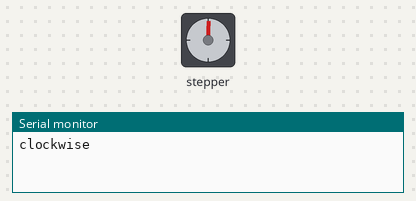
Bench run of a sketch on a simulated Arduino Uno, built with avr-gcc and run on an emulated ATmega328P. On the bench: stepper motor, the last lines printed to the serial monitor. Stepper angles assume 100 steps per turn.

Above: at 0.05 s.
At 2.7 s:
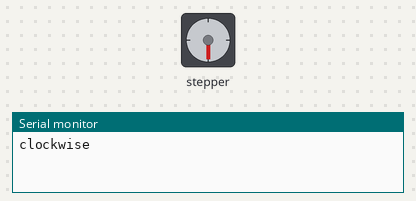
At 5.4 s:
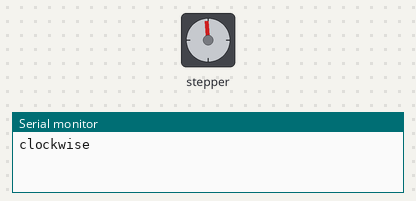
At 11.1 s:
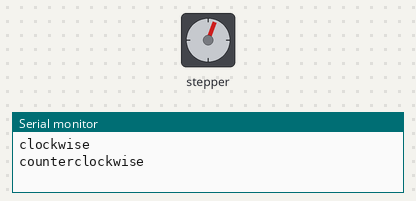
Timing chart, 0 to 15.5 s (numbered marks = the images above):
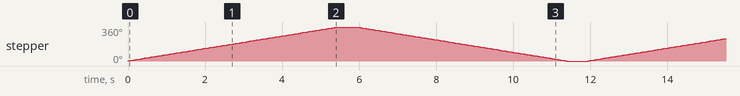

Measured:
- by itself, stepper: turns 360° clockwise in 5.4 s, then 360° counter-clockwise in 5.4 s, repeating every 11.9 s

The sketch:

MultiStepper.ino
```cpp
/*
 Stepper Motor Control - one revolution

 This program drives a unipolar or bipolar stepper motor.
 The motor is attached to digital pins 8 - 11 of the Arduino.

 The motor should revolve one revolution in one direction, then
 one revolution in the other direction.


 Created 11 Mar. 2007
 Modified 30 Nov. 2009
 by Tom Igoe

 */

#include <Stepper.h>

const int stepsPerRevolution = 100;  // change this to fit the number of steps per revolution
// for your motor

// initialize the stepper library on pins 8 through 11:
Stepper myStepper( stepsPerRevolution, 8, 9, 10, 11);
Stepper myStepper2(stepsPerRevolution, 4, 5, 6, 7);
Stepper myStepper3(stepsPerRevolution, 0, 1, 2, 3);

void setup() {
  // set the speed at 60 rpm:
   //myStepper.setSpeed(22);
  myStepper2.setSpeed(11);
   //myStepper3.setSpeed(11);
  // initialize the serial port:
  Serial.begin(9600);
}

void loop() {
  // step one revolution  in one direction:
  Serial.println("clockwise");
   //myStepper.step(stepsPerRevolution);
   myStepper2.step(stepsPerRevolution);
   // myStepper3.step(stepsPerRevolution);
  delay(500);

  // step one revolution in the other direction:
  Serial.println("counterclockwise");
  //  myStepper.step(-stepsPerRevolution);
  myStepper2.step(-stepsPerRevolution);
   // myStepper3.step(-stepsPerRevolution);
  delay(500);
}
```
